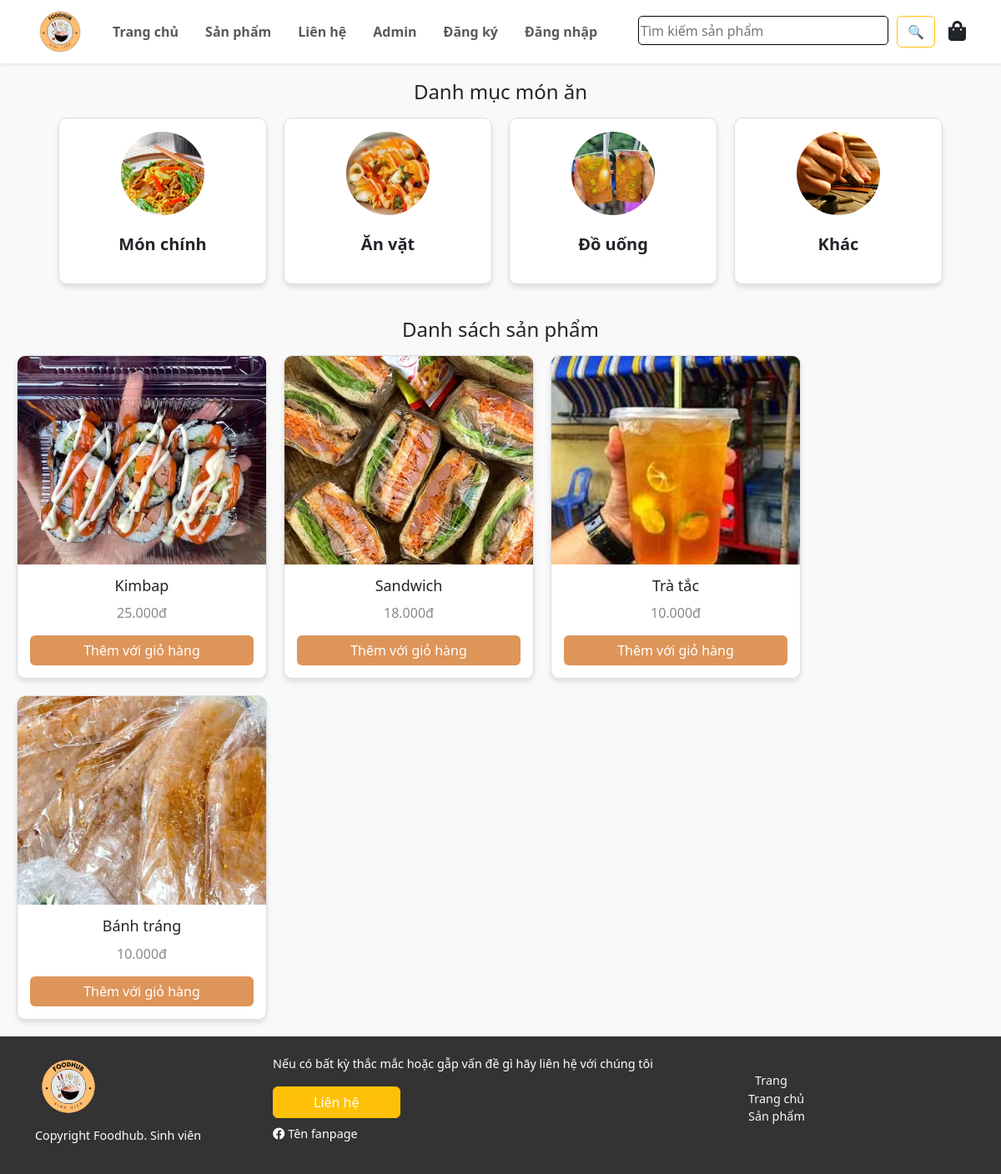
The page /index.php?act=product on the database its author committed.
### tables this page shows
CREATE TABLE `categories` (
  `id` int(11) NOT NULL,
  `name` varchar(255) NOT NULL,
  `image` varchar(255) NOT NULL
);

CREATE TABLE `products` (
  `id` int(11) NOT NULL,
  `name` varchar(255) NOT NULL,
  `price` int(11) NOT NULL,
  `description` varchar(255) DEFAULT NULL,
  `image` varchar(255) NOT NULL,
  `id_category` int(11) NOT NULL
);

### controllers/sanphamController.php (called while the page is built, shortened)
<?php
require_once "models/sanphamModel.php";
class sanphamController
{
    public function index($id = null)
    {
        $sanphamModel = new sanphamModel();
        $id = $_GET['id'] ?? '';
        $products = $sanphamModel->show();
        $categories = $sanphamModel->showCate();
        if ($id) {
            $categoryProducts = $sanphamModel->showCateOne($id);
            $allProducts = empty($categoryProducts) ? [] : $categoryProducts;
            $categoryMessage = empty($categoryProducts) ? "Không có sản phẩm trong danh mục này." : null;
        } else {
            $allProducts = $products;
        }
        require_once 'views/sanpham.php';
    }
}

### models/Database.php (called while the page is built, shortened)
<?php
class Database
{
  private $servername = 'localhost';
  private $database = 'knlv';
  private $username = 'root';
  private $password = '';
  private $charset = "utf8mb4";
  private $pdo;
  public function __construct()
  {
    try {
      $dsn = "mysql:host=$this->servername;dbname=$this->database;charset=$this->charset";
      $this->pdo = new PDO($dsn, $this->username, $this->password);
      $this->pdo->setAttribute(PDO::ATTR_ERRMODE, PDO::ERRMODE_EXCEPTION);
    } catch (PDOException $e) {
      echo "Connection failed: " . $e->getMessage();
    }
  }
  public function query($sql, $params = []) {
    try {
        $stmt = $this->pdo->prepare($sql);
        $stmt->execute($params);
        return $stmt;
    } catch (PDOException $e) {
        throw new PDOException($e->getMessage());
    }
}
  public function getAll($sql, $params = []) {
    $stmt = $this->query($sql, $params);
    return $stmt->fetchAll(PDO::FETCH_ASSOC);
}
}

### models/sanphamModel.php (called while the page is built, shortened)
<?php
require_once "Database.php";
class sanphamModel
{
    public $sanpham;
    function __construct()
    {
        $this->sanpham = new Database;
    }
    function show()
    {
        $sql = "SELECT * FROM products";
        return $this->sanpham->getAll($sql);
    }
    function showCate()
    {
        $sql = "SELECT * FROM categories";
        return $this->sanpham->getAll($sql);
    }
}

### views/sanpham.php (the view, shortened to what this page needs)
<main class="sanpham">
  <h4 class="text-center pb-2">Danh mục món ăn</h4>
  <div class="category-container">
  <?php foreach ($categories as $cate): ?>
    <div class="category-item">
      <a href="index.php?act=product&id=<?= $cate['id'] ?>" class="text-decoration-none text-dark">
        <img src="public/img/<?= $cate['image'] ?>" alt="Món chính">
        <p class="fw-semibold fs-5"><?= $cate['name'] ?></p>
      </a>
    </div>
    <?php endforeach; ?>
  </div>
  <h4 class="text-center pb-2">Danh sách sản phẩm</h4>
  <div class="product-container">
    <?php foreach ($allProducts as $sp): ?>
      <form action="index.php?act=cart" method="post">
      <div class="product-item">
        <a href="index.php?act=detail&id=<?= $sp['id'] ?>" class="text-decoration-none text-dark">
          <img src="public/img/product/<?= $sp['image'] ?>" alt="Bánh tráng trộn">
          <div class="product-info">
            <h3><?= $sp['name'] ?></h3>
            <p><?= number_format($sp['price'],0,',','.') ?>đ</p>
            <input type="submit"name="addtocart" value="Thêm với giỏ hàng" class="btn btn-custom w-100">
            </div>
        </a>
      </div>
      </form>
    <?php endforeach; ?>
  </div>
</main>

### views/header.php (shortened to what this page needs)
<!DOCTYPE html>
<html lang="en">
<head>
    <link href="https://cdn.jsdelivr.net/npm/bootstrap@5.3.3/dist/css/bootstrap.min.css" rel="stylesheet">
    <link href="https://cdnjs.cloudflare.com/ajax/libs/font-awesome/5.15.4/css/all.min.css" rel="stylesheet">
    <link rel="stylesheet" href="./public/css/css.css">
</head>
<body>
    <nav class="navbar navbar-expand-lg navbar-light bg-white shadow-sm">
        <div class="container">
            <a href="index.php?act=home"><img class="logo" src="public/img/logo/z6215359941229_754e80e8136e728fe0d8a2fe90863d90-removebg-preview.png" alt="Foodhub Logo"></a>
            <div class="collapse navbar-collapse" id="navbarNav">
                <ul class="navbar-nav w-100 justify-content-center fw-semibold">
                    <li class="nav-item me-3"><a class="nav-link" href="index.php?act=home">Trang chủ</a></li>
                    <li class="nav-item me-3"><a class="nav-link" href="index.php?act=product">Sản phẩm</a></li>
                    <li class="nav-item me-3"><a class="nav-link" href="index.php?act=contact">Liên hệ</a></li>
                    <li class="nav-item me-3"><a class="nav-link" href="index.php?act=admin_product">Admin</a></li>
                    <?php if (!isset($_SESSION['user'])): ?>
                        <li class="nav-item me-3"><a class="nav-link" href="index.php?act=signup">Đăng ký</a></li>
                        <li class="nav-item me-3"><a class="nav-link" href="index.php?act=login">Đăng nhập</a></li>
                    <?php endif; ?>
                </ul>
                <div class="d-flex align-items-center">
                    <form action="index.php?act=findProduct" class="d-flex" role="search" method="GET">
                        <input type="search" name="find" class="search" placeholder="Tìm kiếm sản phẩm"
                            value="<?= isset($_GET['find']) ? ($_GET['find']) : '' ?>">
                        <button type="submit" class="btn btn-outline-warning">🔍</button>
                    </form>
                    <a class="nav-link ms-3" href="index.php?act=cart">
                        <i class="fa fa-shopping-bag fs-4"></i>
                    </a>
                </div>
            </div>
        </div>
    </nav>

### index.php (shortened to what this page needs)
<?php
require "views/header.php";
$act = isset($_GET['act']) ? $_GET['act'] : 'home';
switch ($act) {
    case 'product':
        require_once 'controllers/sanphamController.php';
        $controller = new sanphamController();
        $controller->index($id);
        break;
}
require "views/footer.php";

### views/footer.php
<footer class="footer">
        <div class="container">
            <div class="row text-center text-md-start align-items-center">
                <div class="col-12 col-md-3 mb-3 mb-md-0">
                    <img class="logo mb-2" src="public/img/logo/z6215359941229_754e80e8136e728fe0d8a2fe90863d90-removebg-preview.png" alt="Foodhub Logo">
                    <p>Copyright Foodhub. Sinh viên</p>
                </div>
                <div class="col-12 col-md-6 mb-3 mb-md-0">
                    <p>Nếu có bất kỳ thắc mắc hoặc gẫp vấn đề gì hãy liên hệ với chúng tôi</p>
                    <a href="#" class="btn btn-warning pe-5 ps-5 text-white">Liên hệ</a>
                    <p class="mt-2"><i class="fab fa-facebook"></i> Tên fanpage</p>
                </div>
                <div class="col-12 col-md-3">
                    <ul class="list-unstyled">
                        <li><a href="#" class="text-decoration-none text-light ms-2">Trang</a></li>
                        <li><a href="#" class="text-decoration-none text-light">Trang chủ</a></li>
                        <li><a href="#" class="text-decoration-none text-light">Sản phẩm</a></li>
                    </ul>
                </div>
            </div>
        </div>
    </footer>
</body>
</html>

### public/css/css.css (style rules this page uses)
.footer { background-color: #333; color: white; padding: 20px 0; font-size: 0.9rem; }
.footer .logo { max-width: 80px; }
.footer a { color: #FF8C00; text-decoration: none; }
.search { margin-left: auto; margin-right: 10px; width: 300px; height: 35px; border: 1px solid black; border-radius: 5px; }
.logo { max-width: 60px; height: auto; }
.sanpham { background-color: #f9f9f9; padding: 20px; }
.category-container { display: flex; justify-content: center; gap: 20px; margin-bottom: 40px; }
.category-item { background-color: white; border: 1px solid #ddd; border-radius: 10px; width: 250px; height: 200px; display: flex; flex-direction: column; align-items: center; justify-content: center; box-shadow: 0 4px 6px rgba(0, 0, 0, 0.1); transition: transform 0.2s ease; text-align: center; }
.category-item img { width: 100px; height: 100px; margin-bottom: 20px; border-radius: 50%; object-fit: cover; }
.product-container { display: grid; grid-template-columns: repeat(auto-fit, minmax(250px, 1fr)); }
.product-item { background-color: white; border: 1px solid #ddd; border-radius: 10px; overflow: hidden; min-width: 300px; box-shadow: 0 4px 6px rgba(0, 0, 0, 0.1); transition: transform 0.2s ease; }
.product-item img { width: 100%; height: 250px; object-fit: cover; }
.product-info { padding: 15px; text-align: center; }
.product-info h3 { font-size: 18px; margin-bottom: 10px; }
.product-info p { font-size: 16px; color: #888; margin-bottom: 15px; }
.product-container { margin: 0 auto; display: flex; flex-wrap: wrap; gap: 20px; }
body { background-color: #f9f9f9; }
.btn-custom { background-color: #DE955A; color: white; border: none; }

### rows shown on the page
categories: image (picture), name "Món chính"
categories: image (picture), name "Ăn vặt"
categories: image (picture), name "Đồ uống"
categories: image (picture), name "Khác"
products: image (picture), name "Kimbap", price "25.000"
products: image (picture), name "Sandwich", price "18.000"
products: image (picture), name "Trà tắc", price "10.000"
products: image (picture), name "Bánh tráng", price "10.000"
